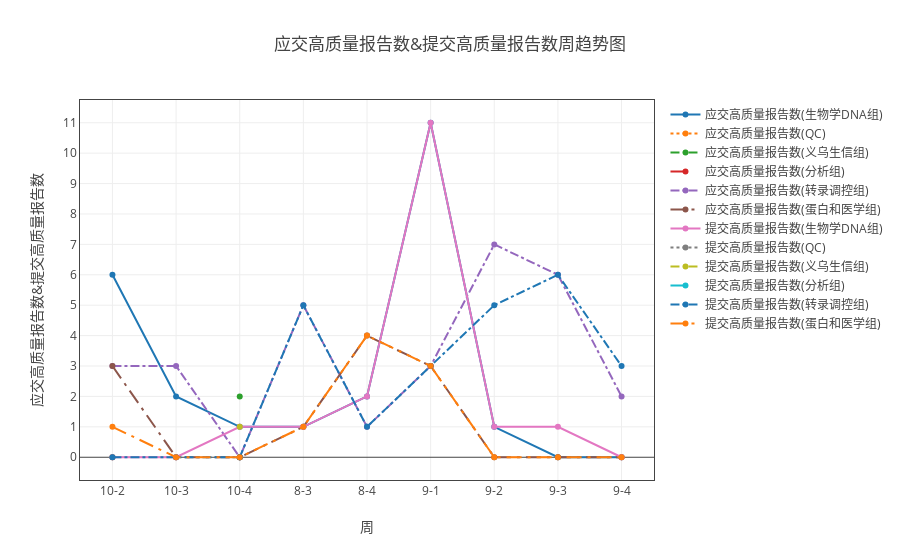

Source (notebook cell):
### Markdown cell above
#### 应交高质量报告数和提交高质量报告数

### Code cell
ss=myModule.format(all_dict ,"日期" ,['应交高质量报告数', '提交高质量报告数'])
ss.add_group('组别')
tt = myModule.myPlot(ss.groupby('sum'))
tt.plot('line')

### Figure 1 — Plotly figure (JSON) as saved in the notebook; plotly's stock layout.template omitted (floating-point values rounded to 4 significant figures)
{"data": [{"line": {"dash": "solid"}, "name": "应交高质量报告数(生物学DNA组)", "type": "scatter", "uid": "3d52a499-dbfd-11e8-8ddb-a41f72875c19", "x": ["10-2", "10-3", "10-4", "8-3", "8-4", "9-1", "9-2", "9-3", "9-4"], "y": [6, 2, 1, 1, 2, 11, 1, 0, 0]}, {"line": {"dash": "dot"}, "name": "应交高质量报告数(QC)", "type": "scatter", "uid": "3d52a49a-dbfd-11e8-8ddb-a41f72875c19", "x": ["10-2", "10-3", "10-4", "8-3", "8-4", "9-1", "9-2", "9-3", "9-4"], "y": [0, null, 0, null, null, null, null, null, null]}, {"line": {"dash": "dash"}, "name": "应交高质量报告数(义乌生信组)", "type": "scatter", "uid": "3d52a49b-dbfd-11e8-8ddb-a41f72875c19", "x": ["10-2", "10-3", "10-4", "8-3", "8-4", "9-1", "9-2", "9-3", "9-4"], "y": [null, null, 2, null, null, null, null, null, null]}, {"line": {"dash": "longdash"}, "name": "应交高质量报告数(分析组)", "type": "scatter", "uid": "3d52a49c-dbfd-11e8-8ddb-a41f72875c19", "x": ["10-2", "10-3", "10-4", "8-3", "8-4", "9-1", "9-2", "9-3", "9-4"], "y": [null, null, 0, null, null, null, null, null, null]}, {"line": {"dash": "dashdot"}, "name": "应交高质量报告数(转录调控组)", "type": "scatter", "uid": "3d52a49d-dbfd-11e8-8ddb-a41f72875c19", "x": ["10-2", "10-3", "10-4", "8-3", "8-4", "9-1", "9-2", "9-3", "9-4"], "y": [3, 3, 0, 5, 1, 3, 7, 6, 2]}, {"line": {"dash": "longdashdot"}, "name": "应交高质量报告数(蛋白和医学组)", "type": "scatter", "uid": "3d52a49e-dbfd-11e8-8ddb-a41f72875c19", "x": ["10-2", "10-3", "10-4", "8-3", "8-4", "9-1", "9-2", "9-3", "9-4"], "y": [3, 0, 0, 1, 4, 3, 0, 0, 0]}, {"line": {"dash": "solid"}, "name": "提交高质量报告数(生物学DNA组)", "type": "scatter", "uid": "3d52a49f-dbfd-11e8-8ddb-a41f72875c19", "x": ["10-2", "10-3", "10-4", "8-3", "8-4", "9-1", "9-2", "9-3", "9-4"], "y": [0, 0, 1, 1, 2, 11, 1, 1, 0]}, {"line": {"dash": "dot"}, "name": "提交高质量报告数(QC)", "type": "scatter", "uid": "3d52a4a0-dbfd-11e8-8ddb-a41f72875c19", "x": ["10-2", "10-3", "10-4", "8-3", "8-4", "9-1", "9-2", "9-3", "9-4"], "y": [0, null, 0, null, null, null, null, null, null]}, {"line": {"dash": "dash"}, "name": "提交高质量报告数(义乌生信组)", "type": "scatter", "uid": "3d52a4a1-dbfd-11e8-8ddb-a41f72875c19", "x": ["10-2", "10-3", "10-4", "8-3", "8-4", "9-1", "9-2", "9-3", "9-4"], "y": [null, null, 1, null, null, null, null, null, null]}, {"line": {"dash": "longdash"}, "name": "提交高质量报告数(分析组)", "type": "scatter", "uid": "3d52a4a2-dbfd-11e8-8ddb-a41f72875c19", "x": ["10-2", "10-3", "10-4", "8-3", "8-4", "9-1", "9-2", "9-3", "9-4"], "y": [null, null, 0, null, null, null, null, null, null]}, {"line": {"dash": "dashdot"}, "name": "提交高质量报告数(转录调控组)", "type": "scatter", "uid": "3d52a4a3-dbfd-11e8-8ddb-a41f72875c19", "x": ["10-2", "10-3", "10-4", "8-3", "8-4", "9-1", "9-2", "9-3", "9-4"], "y": [0, 0, 0, 5, 1, 3, 5, 6, 3]}, {"line": {"dash": "longdashdot"}, "name": "提交高质量报告数(蛋白和医学组)", "type": "scatter", "uid": "3d52a4a4-dbfd-11e8-8ddb-a41f72875c19", "x": ["10-2", "10-3", "10-4", "8-3", "8-4", "9-1", "9-2", "9-3", "9-4"], "y": [1, 0, 0, 1, 4, 3, 0, 0, 0]}], "layout": {"title": "应交高质量报告数&提交高质量报告数周趋势图", "xaxis": {"mirror": "all", "nticks": 20, "showgrid": true, "showline": true, "title": "周", "type": "category", "zeroline": true}, "yaxis": {"mirror": "all", "nticks": 20, "showgrid": true, "showline": true, "title": "应交高质量报告数&提交高质量报告数", "zeroline": true}}}
